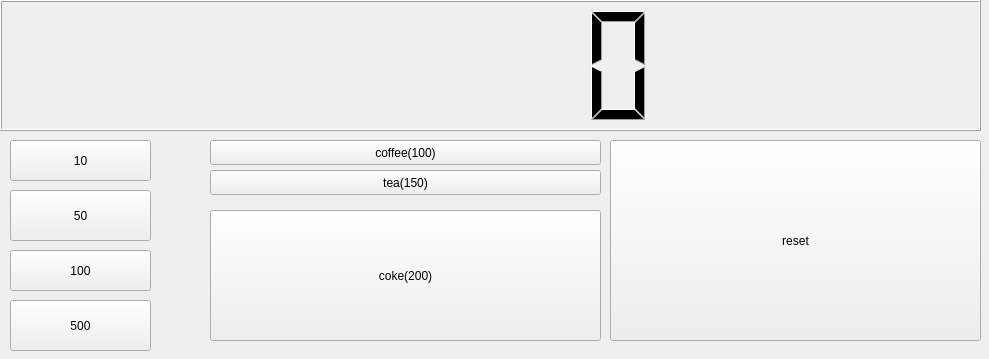
<?xml version="1.0" encoding="UTF-8"?>
<ui version="4.0">
 <class>Widget</class>
 <widget class="QWidget" name="Widget">
  <property name="geometry">
   <rect>
    <x>0</x>
    <y>0</y>
    <width>989</width>
    <height>359</height>
   </rect>
  </property>
  <property name="windowTitle">
   <string>Widget</string>
  </property>
  <widget class="QLCDNumber" name="lcdNumber">
   <property name="geometry">
    <rect>
     <x>0</x>
     <y>0</y>
     <width>981</width>
     <height>131</height>
    </rect>
   </property>
  </widget>
  <widget class="QPushButton" name="pb10">
   <property name="geometry">
    <rect>
     <x>10</x>
     <y>140</y>
     <width>141</width>
     <height>41</height>
    </rect>
   </property>
   <property name="text">
    <string>10</string>
   </property>
  </widget>
  <widget class="QPushButton" name="pb50">
   <property name="geometry">
    <rect>
     <x>10</x>
     <y>190</y>
     <width>141</width>
     <height>51</height>
    </rect>
   </property>
   <property name="text">
    <string>50</string>
   </property>
  </widget>
  <widget class="QPushButton" name="pb100">
   <property name="geometry">
    <rect>
     <x>10</x>
     <y>250</y>
     <width>141</width>
     <height>41</height>
    </rect>
   </property>
   <property name="text">
    <string>100</string>
   </property>
  </widget>
  <widget class="QPushButton" name="pb500">
   <property name="geometry">
    <rect>
     <x>10</x>
     <y>300</y>
     <width>141</width>
     <height>51</height>
    </rect>
   </property>
   <property name="text">
    <string>500</string>
   </property>
  </widget>
  <widget class="QPushButton" name="pbCoffee">
   <property name="geometry">
    <rect>
     <x>210</x>
     <y>140</y>
     <width>391</width>
     <height>25</height>
    </rect>
   </property>
   <property name="text">
    <string>coffee(100)</string>
   </property>
  </widget>
  <widget class="QPushButton" name="pbTea">
   <property name="geometry">
    <rect>
     <x>210</x>
     <y>170</y>
     <width>391</width>
     <height>25</height>
    </rect>
   </property>
   <property name="text">
    <string>tea(150)</string>
   </property>
  </widget>
  <widget class="QPushButton" name="pbCoke">
   <property name="geometry">
    <rect>
     <x>210</x>
     <y>210</y>
     <width>391</width>
     <height>131</height>
    </rect>
   </property>
   <property name="text">
    <string>coke(200)</string>
   </property>
  </widget>
  <widget class="QPushButton" name="pbReset">
   <property name="geometry">
    <rect>
     <x>610</x>
     <y>140</y>
     <width>371</width>
     <height>201</height>
    </rect>
   </property>
   <property name="text">
    <string>reset</string>
   </property>
  </widget>
 </widget>
 <layoutdefault spacing="6" margin="11"/>
 <resources/>
 <connections/>
</ui>
